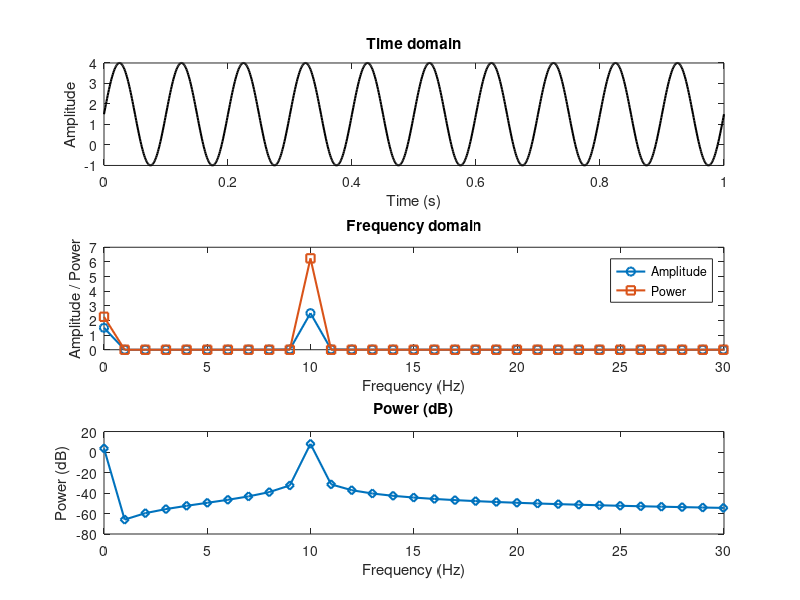

Source code (MATLAB):
% Mối quan hệ giữa tín hiệu trong miền thời gian và miền tần số, và sự khác biệt giữa:
% Time-domain signal (tín hiệu gốc)
% Amplitude spectrum (phổ biên độ)
% Power spectrum (phổ công suất, tuyến tính và dB)

%% Simple Fourier Transform (fixed & clean)

fs = 1000;                 % sampling rate (Hz)
t  = 0:1/fs:1;             % 1 s (note: N may be odd = 1001)
N  = numel(t);

% signal: DC + 10 Hz sine
x = 1.5 + 2.5*sin(2*pi*10*t);

% FFT
X = fft(x);

% one-sided frequency axis
nHalf = floor(N/2);
f = (0:nHalf) * (fs/N);

% one-sided amplitude (proper normalization)
amp = abs(X(1:nHalf+1))/N;
if rem(N,2)==0            % even N: keep Nyquist bin un-doubled
    amp(2:end-1) = 2*amp(2:end-1);
else                      % odd N: double all non-DC bins
    amp(2:end)   = 2*amp(2:end);
end

% power
pow = amp.^2;

% plots
figure;
subplot(3,1,1);
plot(t,x,'k','LineWidth',1.5);
xlabel('Time (s)'); ylabel('Amplitude'); title('Time domain');

subplot(3,1,2);
plot(f,amp,'o-','LineWidth',1.5); hold on;
plot(f,pow,'s-','LineWidth',1.5);
legend('Amplitude','Power');
xlabel('Frequency (Hz)'); ylabel('Amplitude / Power');
xlim([0 30]); title('Frequency domain');

subplot(3,1,3);
plot(f,10*log10(pow),'d-','LineWidth',1.5);
xlabel('Frequency (Hz)'); ylabel('Power (dB)');
xlim([0 30]); title('Power (dB)');
